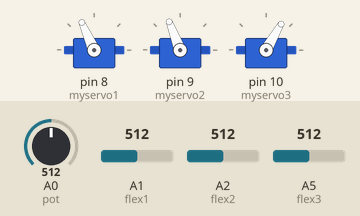
Recording of a sketch running on a simulated Arduino Uno, built with avr-gcc and run on an emulated ATmega328P. On the bench: 3 × servo. The test bench sets the inputs (shaded band); at power-on: A0 (pot) = 512, A1 (flex1) = 512, A2 (flex2) = 512, A5 (flex3) = 512.

Above: at 1.2 s.
1.3 s: A0 (pot) set to 716
At 1.6 s:
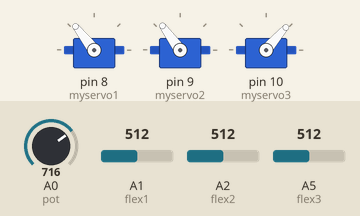
2.8 s: A0 (pot) set to 992
At 3.1 s:
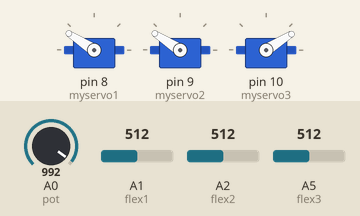
4.3 s: A0 (pot) set to 306
At 5.3 s:
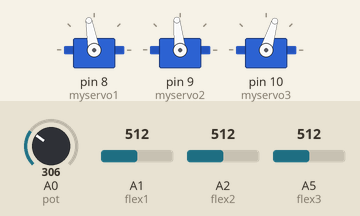
5.8 s: A0 (pot) set to 30
At 6.3 s:
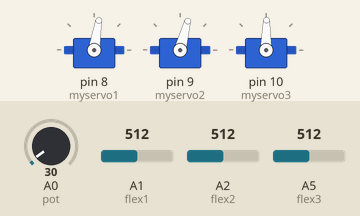
7.3 s: A0 (pot) set to 14
At 8.5 s:
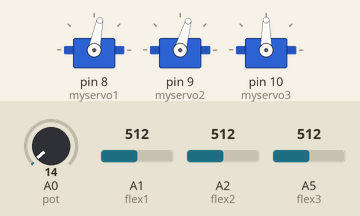
8.8 s: A0 (pot) set to 33
At 10.1 s:
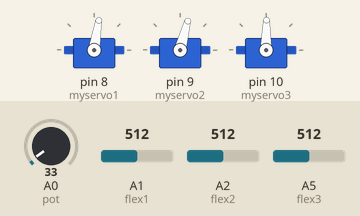
Timing chart, 0 to 11.3 s (numbered marks = the images above; inputs shaded):
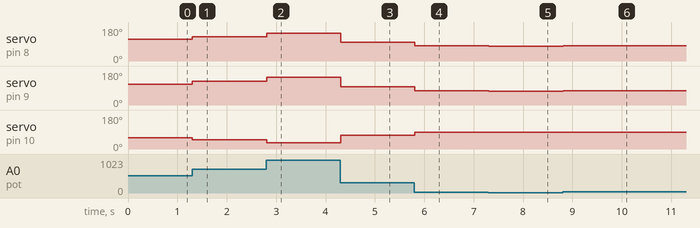

The sketch:

Robot_gripper_for_detect_object_using_flex_sensor.ino
```cpp
#include <Servo.h>

Servo myservo1;
Servo myservo2;
Servo myservo3;
int pot = A0;
int val;
int val1;
int val2;
int val3;
const int flex1 = A1;
const int flex2 = A2;
const int flex3 = A5;
const float VCC = 4.98;
const float R_DIV = 10000.0;
const float STRAIGHT_RESISTANCE = 13700.0;
const float BEND_RESISTANCE = 90000.0;

void setup() {
  myservo1.attach(8);
  myservo2.attach(9);
  myservo3.attach(10);
  Serial.begin(9600);
  pinMode(A0, INPUT);
  pinMode(A1, INPUT);
  pinMode(A2, INPUT);
  pinMode(A5, INPUT);
  }

void loop() {
  val = analogRead(pot);
  val1 = map(val, 0, 1023, 79 ,150);
  val2 = map(val, 0, 1023, 73, 150);
  val3 = map(val, 0, 1023, 90, 30);
  myservo1.write(val1);
  myservo2.write(val2);
  myservo3.write(val3);
  delay(15);
  int flexADC1 = analogRead(flex1);
  float flexV1 = flexADC1 * VCC / 1023.0;
  float flexR1 = R_DIV * (VCC / flexV1 - 1.0);
  int flexADC2 = analogRead(flex2);
  float flexV2 = flexADC2 * VCC / 1023.0;
  float flexR2 = R_DIV * (VCC / flexV2 - 1.0);
  int flexADC3 = analogRead(flex3);
  float flexV3 = flexADC3 * VCC / 1023.0;
  float flexR3 = R_DIV * (VCC / flexV3 - 1.0);
  float angle1 = map(flexR1, STRAIGHT_RESISTANCE, BEND_RESISTANCE,0, 180.00);
  float angle2 = map(flexR2, STRAIGHT_RESISTANCE, BEND_RESISTANCE,0, 180.00);
  float angle3 = map(flexR3, STRAIGHT_RESISTANCE, BEND_RESISTANCE,0, 180.00);


  if((angle1 >= 9 && angle1 <= 12 && angle2 >= 4 && angle2 <= 6 && angle3 >= 5 && angle3 <= 7))
  {
    Serial.println("Sphere");
     Serial.print("Bend1: " + String(angle1) + " degrees");
  Serial.print('\t');
  Serial.print("Bend2: " + String(angle2) + " degrees");
  Serial.print('\t');
  Serial.print("Bend3: " + String(angle3) + " degrees");
  Serial.print('\t');
  Serial.print('\n');
  delay(1000);
    }
   if((angle1 >= 24 && angle1 <= 26 && angle2 >= 15 && angle2 <= 17 && angle3 >= 19 && angle3 <= 20))
  {
    Serial.println("Diameter 6.0 cm");
     Serial.print("Bend1: " + String(angle1) + " degrees");
  Serial.print('\t');
  Serial.print("Bend2: " + String(angle2) + " degrees");
  Serial.print('\t');
  Serial.print("Bend3: " + String(angle3) + " degrees");
  Serial.print('\t');
  Serial.print('\n');
  delay(1000);
    }
    if((angle1 >= 22 && angle1 <= 23 && angle2 >= 13 && angle2 <= 14 && angle3 >= 16 && angle3 <= 18))
  {
    Serial.println("Diameter 8.0 cm");
     Serial.print("Bend1: " + String(angle1) + " degrees");
  Serial.print('\t');
  Serial.print("Bend2: " + String(angle2) + " degrees");
  Serial.print('\t');
  Serial.print("Bend3: " + String(angle3) + " degrees");
  Serial.print('\t');
  Serial.print('\n');
  delay(1000);
    }
}
```

Measured:
- after the input at 1.3 s, servo on pin 8 (myservo1): 114° → 128° at once; servo on pin 9 (myservo2): 111° → 126° at once; servo on pin 10 (myservo3): 60° → 49° at once
- after the input at 2.8 s, servo on pin 8 (myservo1): 128° → 147° at once; servo on pin 9 (myservo2): 126° → 147° at once; servo on pin 10 (myservo3): 49° → 32° at once
- after the input at 4.3 s, servo on pin 8 (myservo1): 147° → 100° at once; servo on pin 9 (myservo2): 147° → 96° at once; servo on pin 10 (myservo3): 32° → 73° at once
- after the input at 5.8 s, servo on pin 8 (myservo1): 100° → 81° at once; servo on pin 9 (myservo2): 96° → 75° at once; servo on pin 10 (myservo3): 73° → 89° at once
- after the input at 7.3 s, servo on pin 8 (myservo1): 81° → 79° at once; servo on pin 9 (myservo2): 75° → 74° at once; servo on pin 10 (myservo3): 89° → 90° at once
- after the input at 8.8 s, servo on pin 8 (myservo1): 79° → 81° at once; servo on pin 9 (myservo2): 74° → 75° at once; servo on pin 10 (myservo3): 90° → 89° at once
